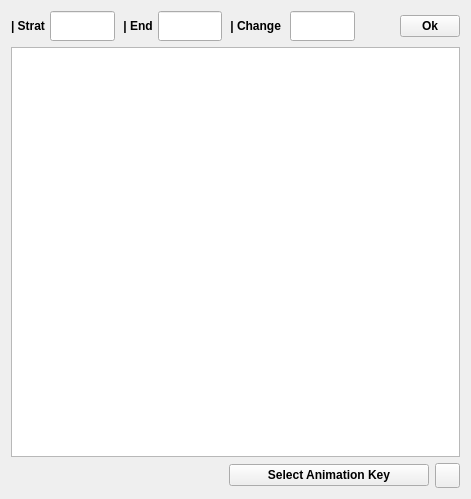
<?xml version="1.0" encoding="UTF-8"?>
<ui version="4.0">
 <class>Form</class>
 <widget class="QWidget" name="Form">
  <property name="geometry">
   <rect>
    <x>0</x>
    <y>0</y>
    <width>471</width>
    <height>499</height>
   </rect>
  </property>
  <property name="windowTitle">
   <string>KeyMove by RND youkyoung.kim</string>
  </property>
  <layout class="QGridLayout" name="gridLayout">
   <item row="0" column="0">
    <layout class="QVBoxLayout" name="verticalLayout">
     <item>
      <layout class="QHBoxLayout" name="horizontalLayout_4">
       <property name="spacing">
        <number>5</number>
       </property>
       <item>
        <layout class="QHBoxLayout" name="horizontalLayout">
         <item>
          <widget class="QLabel" name="label">
           <property name="font">
            <font>
             <weight>75</weight>
             <bold>true</bold>
            </font>
           </property>
           <property name="text">
            <string>| Strat</string>
           </property>
          </widget>
         </item>
         <item>
          <widget class="QLineEdit" name="start_txt">
           <property name="minimumSize">
            <size>
             <width>50</width>
             <height>30</height>
            </size>
           </property>
           <property name="maximumSize">
            <size>
             <width>123233</width>
             <height>30</height>
            </size>
           </property>
           <property name="font">
            <font>
             <pointsize>10</pointsize>
            </font>
           </property>
           <property name="alignment">
            <set>Qt::AlignRight|Qt::AlignTrailing|Qt::AlignVCenter</set>
           </property>
          </widget>
         </item>
        </layout>
       </item>
       <item>
        <layout class="QHBoxLayout" name="horizontalLayout_2">
         <item>
          <widget class="QLabel" name="label_2">
           <property name="font">
            <font>
             <weight>75</weight>
             <bold>true</bold>
            </font>
           </property>
           <property name="text">
            <string> | End</string>
           </property>
          </widget>
         </item>
         <item>
          <widget class="QLineEdit" name="end_txt">
           <property name="minimumSize">
            <size>
             <width>50</width>
             <height>30</height>
            </size>
           </property>
           <property name="maximumSize">
            <size>
             <width>121222</width>
             <height>30</height>
            </size>
           </property>
           <property name="font">
            <font>
             <pointsize>10</pointsize>
            </font>
           </property>
           <property name="alignment">
            <set>Qt::AlignRight|Qt::AlignTrailing|Qt::AlignVCenter</set>
           </property>
          </widget>
         </item>
        </layout>
       </item>
       <item>
        <layout class="QHBoxLayout" name="horizontalLayout_3">
         <item>
          <widget class="QLabel" name="label_3">
           <property name="font">
            <font>
             <weight>75</weight>
             <bold>true</bold>
            </font>
           </property>
           <property name="text">
            <string> | Change </string>
           </property>
          </widget>
         </item>
         <item>
          <widget class="QLineEdit" name="change_txt">
           <property name="minimumSize">
            <size>
             <width>50</width>
             <height>30</height>
            </size>
           </property>
           <property name="maximumSize">
            <size>
             <width>112222</width>
             <height>30</height>
            </size>
           </property>
           <property name="font">
            <font>
             <pointsize>10</pointsize>
            </font>
           </property>
           <property name="alignment">
            <set>Qt::AlignRight|Qt::AlignTrailing|Qt::AlignVCenter</set>
           </property>
          </widget>
         </item>
        </layout>
       </item>
       <item>
        <spacer name="horizontalSpacer_3">
         <property name="orientation">
          <enum>Qt::Horizontal</enum>
         </property>
         <property name="sizeType">
          <enum>QSizePolicy::Fixed</enum>
         </property>
         <property name="sizeHint" stdset="0">
          <size>
           <width>40</width>
           <height>20</height>
          </size>
         </property>
        </spacer>
       </item>
       <item>
        <widget class="QPushButton" name="ok_btn">
         <property name="minimumSize">
          <size>
           <width>60</width>
           <height>0</height>
          </size>
         </property>
         <property name="maximumSize">
          <size>
           <width>60</width>
           <height>16777215</height>
          </size>
         </property>
         <property name="font">
          <font>
           <weight>75</weight>
           <bold>true</bold>
          </font>
         </property>
         <property name="text">
          <string>Ok</string>
         </property>
        </widget>
       </item>
      </layout>
     </item>
     <item>
      <widget class="QListWidget" name="list_txt">
       <property name="minimumSize">
        <size>
         <width>400</width>
         <height>400</height>
        </size>
       </property>
       <property name="maximumSize">
        <size>
         <width>16777215</width>
         <height>133333</height>
        </size>
       </property>
       <property name="font">
        <font>
         <pointsize>10</pointsize>
        </font>
       </property>
      </widget>
     </item>
     <item>
      <layout class="QHBoxLayout" name="horizontalLayout_6">
       <item>
        <spacer name="horizontalSpacer_2">
         <property name="orientation">
          <enum>Qt::Horizontal</enum>
         </property>
         <property name="sizeHint" stdset="0">
          <size>
           <width>40</width>
           <height>20</height>
          </size>
         </property>
        </spacer>
       </item>
       <item>
        <widget class="QPushButton" name="selbtn">
         <property name="minimumSize">
          <size>
           <width>200</width>
           <height>0</height>
          </size>
         </property>
         <property name="font">
          <font>
           <weight>75</weight>
           <bold>true</bold>
          </font>
         </property>
         <property name="text">
          <string>Select Animation Key</string>
         </property>
        </widget>
       </item>
       <item>
        <widget class="QPushButton" name="helpbtn">
         <property name="minimumSize">
          <size>
           <width>25</width>
           <height>25</height>
          </size>
         </property>
         <property name="maximumSize">
          <size>
           <width>25</width>
           <height>25</height>
          </size>
         </property>
         <property name="text">
          <string/>
         </property>
        </widget>
       </item>
      </layout>
     </item>
    </layout>
   </item>
  </layout>
 </widget>
 <resources/>
 <connections/>
</ui>
